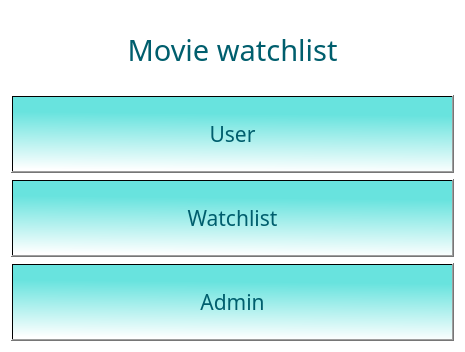
<?xml version="1.0" encoding="UTF-8"?>
<ui version="4.0">
 <class>MyGUI</class>
 <widget class="QWidget" name="MyGUI">
  <property name="geometry">
   <rect>
    <x>0</x>
    <y>0</y>
    <width>465</width>
    <height>352</height>
   </rect>
  </property>
  <property name="windowTitle">
   <string>MyGUI</string>
  </property>
  <property name="styleSheet">
   <string notr="true">background-color:rgb(255, 255, 255)
</string>
  </property>
  <layout class="QGridLayout" name="gridLayout">
   <item row="0" column="0">
    <layout class="QVBoxLayout" name="verticalLayout">
     <item>
      <widget class="QLabel" name="label">
       <property name="font">
        <font>
         <family>Copperplate Gothic Light</family>
         <pointsize>22</pointsize>
         <weight>50</weight>
         <italic>false</italic>
         <bold>false</bold>
        </font>
       </property>
       <property name="styleSheet">
        <string notr="true">color: rgb(0, 94, 109);
font: 22pt &quot;Copperplate Gothic Light&quot;;</string>
       </property>
       <property name="text">
        <string>Movie watchlist</string>
       </property>
       <property name="alignment">
        <set>Qt::AlignCenter</set>
       </property>
      </widget>
     </item>
     <item>
      <widget class="QPushButton" name="userButton">
       <property name="font">
        <font>
         <family>Copperplate Gothic Light</family>
         <pointsize>16</pointsize>
         <weight>50</weight>
         <italic>false</italic>
         <bold>false</bold>
        </font>
       </property>
       <property name="cursor">
        <cursorShape>OpenHandCursor</cursorShape>
       </property>
       <property name="styleSheet">
        <string notr="true">background-color: qlineargradient(spread:pad, x1:0.494318, y1:0.227, x2:0.449, y2:1, stop:0 rgba(104, 227, 222, 255), stop:1 rgba(255, 255, 255, 255));
font: 16pt &quot;Copperplate Gothic Light&quot;;
color: rgb(0, 94, 109);
height:70px;</string>
       </property>
       <property name="text">
        <string>User</string>
       </property>
      </widget>
     </item>
     <item>
      <widget class="QPushButton" name="watchlistButton">
       <property name="font">
        <font>
         <family>Copperplate Gothic Light</family>
         <pointsize>16</pointsize>
         <weight>50</weight>
         <italic>false</italic>
         <bold>false</bold>
        </font>
       </property>
       <property name="cursor">
        <cursorShape>OpenHandCursor</cursorShape>
       </property>
       <property name="styleSheet">
        <string notr="true">background-color: qlineargradient(spread:pad, x1:0.494318, y1:0.227, x2:0.449, y2:1, stop:0 rgba(104, 227, 222, 255), stop:1 rgba(255, 255, 255, 255));
font: 16pt &quot;Copperplate Gothic Light&quot;;
color: rgb(0, 94, 109);
height:70px;</string>
       </property>
       <property name="text">
        <string>Watchlist</string>
       </property>
      </widget>
     </item>
     <item>
      <widget class="QPushButton" name="adminButton">
       <property name="sizePolicy">
        <sizepolicy hsizetype="Minimum" vsizetype="Fixed">
         <horstretch>0</horstretch>
         <verstretch>0</verstretch>
        </sizepolicy>
       </property>
       <property name="font">
        <font>
         <family>Copperplate Gothic Light</family>
         <pointsize>16</pointsize>
         <weight>50</weight>
         <italic>false</italic>
         <bold>false</bold>
        </font>
       </property>
       <property name="cursor">
        <cursorShape>OpenHandCursor</cursorShape>
       </property>
       <property name="styleSheet">
        <string notr="true">background-color: qlineargradient(spread:pad, x1:0.494318, y1:0.227, x2:0.449, y2:1, stop:0 rgba(104, 227, 222, 255), stop:1 rgba(255, 255, 255, 255));
font: 16pt &quot;Copperplate Gothic Light&quot;;
color: rgb(0, 94, 109);
height:70px;</string>
       </property>
       <property name="text">
        <string>Admin</string>
       </property>
      </widget>
     </item>
    </layout>
   </item>
  </layout>
 </widget>
 <layoutdefault spacing="6" margin="11"/>
 <resources/>
 <connections/>
</ui>
